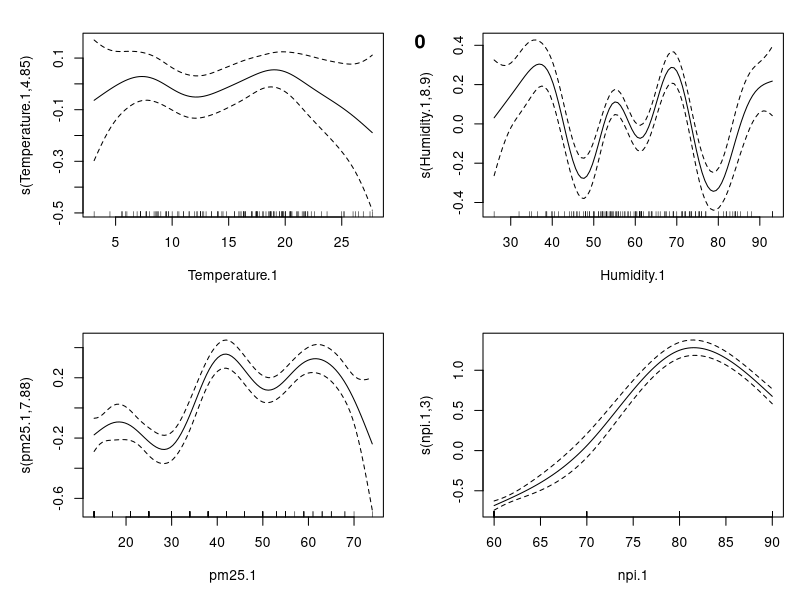
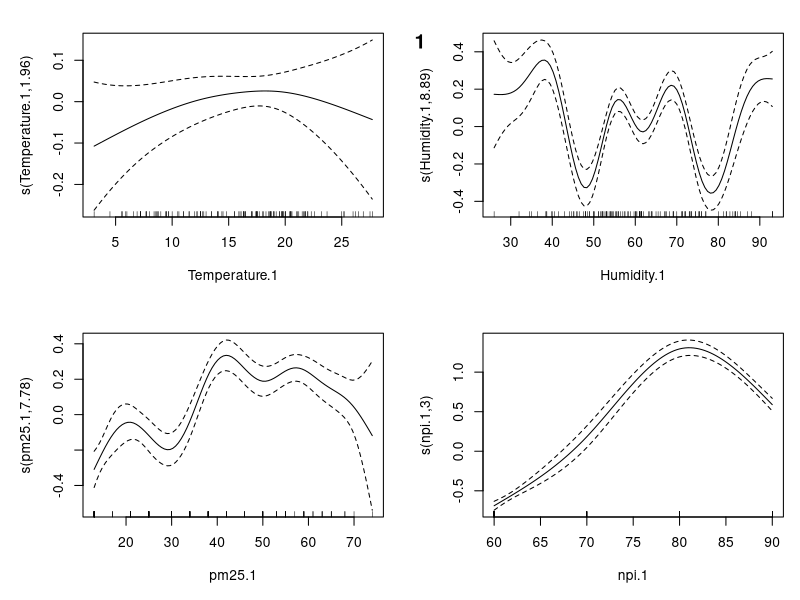
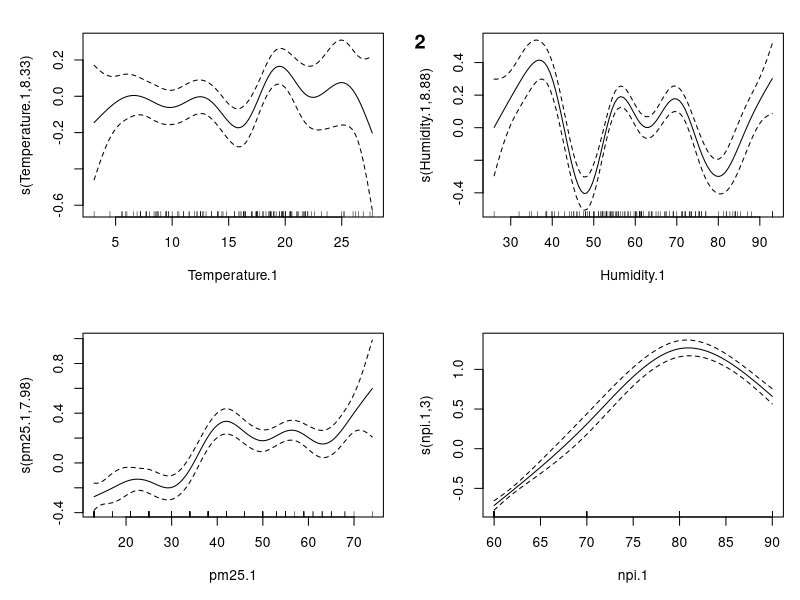
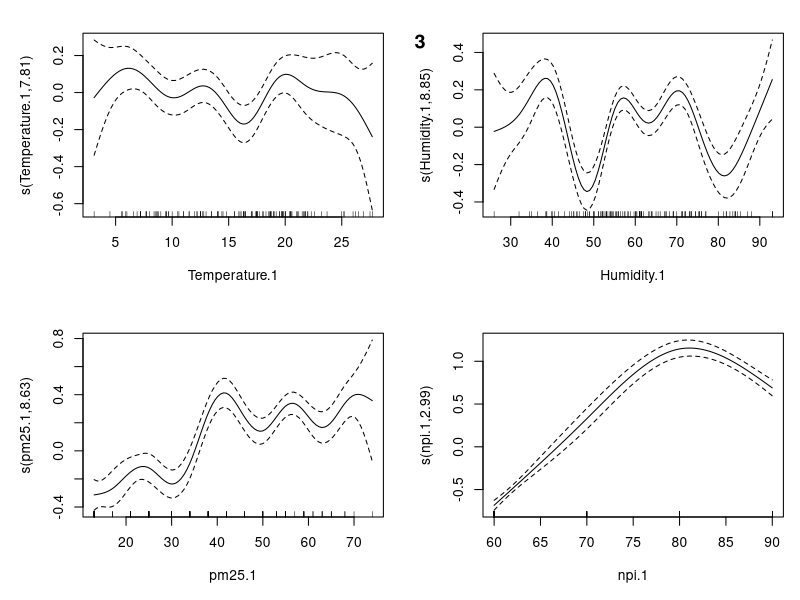
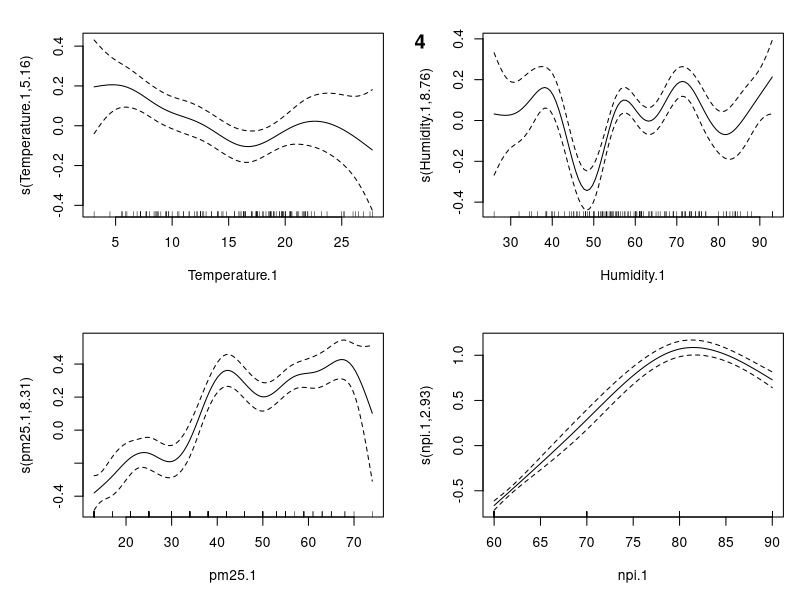
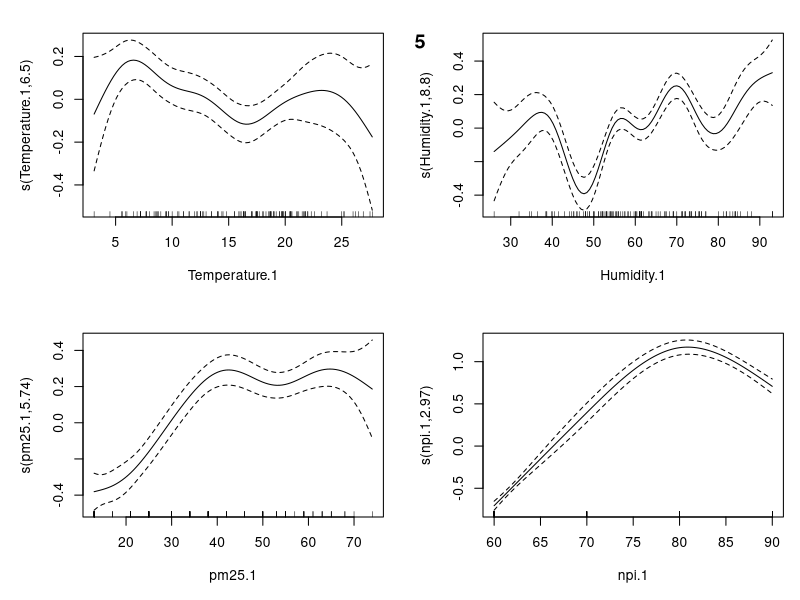
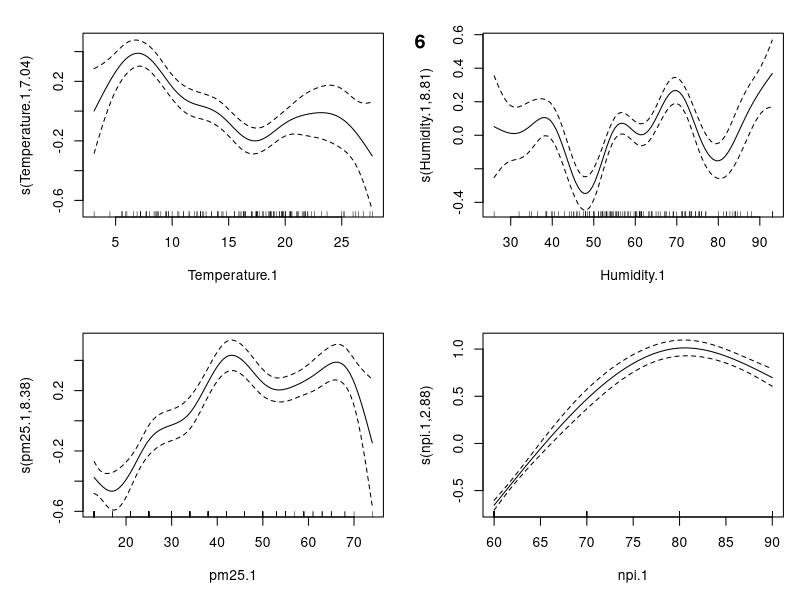
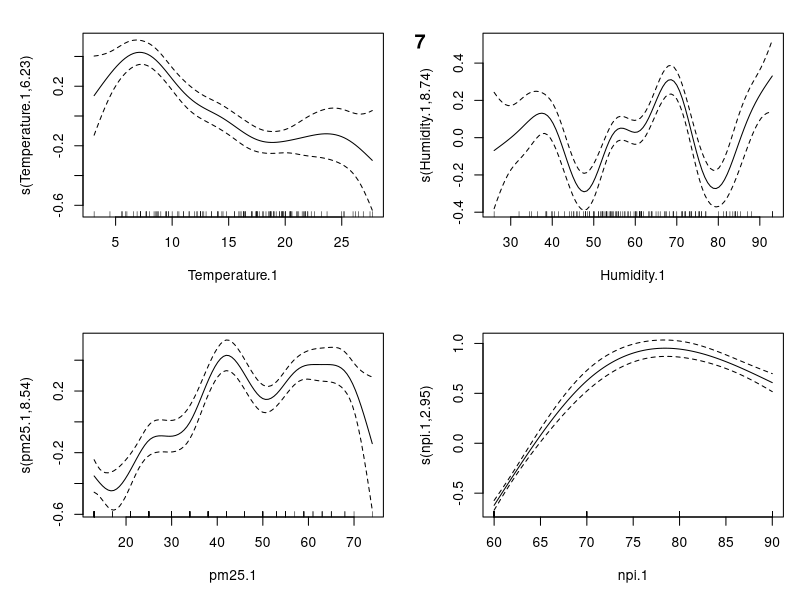

Generate these figures, in order, with R: (Note: this script raises an error after producing the figures.)
## ---- chunk 1
require(mgcv)
bologna <- read.csv("bologna_full.csv")
bologna <- na.omit(bologna)

modena <- read.csv("modena_full.csv")
modena <- na.omit(modena)

florence <- read.csv("florence_full.csv")
florence <- na.omit(florence)

rome <- read.csv("rome_full.csv")
rome <- na.omit(rome)

num_iter <- 30
climate_lag <- 6
## ---- chunk 2
for(i in 0:num_iter) {
num_lag <- i
bologna <- read.csv("bologna_full.csv") #Read in file
#Push temperature&humidity data back climate_lag days by adding empty data in front
#rep(NA, n) creates a vector of length n filled with NA
bologna$Temperature.1 <- c(rep(NA, climate_lag),  bologna$Temperature[(1):(nrow(bologna)-climate_lag)]) 
bologna$Humidity.1 <- c(rep(NA, climate_lag), bologna$Humidity[(1):(nrow(bologna)-climate_lag)])
bologna$pm25.1 <- c(rep(NA, climate_lag), bologna$pm25[(1):(nrow(bologna)-climate_lag)])


#push npi back num_lag days
bologna$npi.1 <- c(rep(NA, num_lag), bologna$npi[(1):(nrow(bologna)-num_lag)])
#Omit the new NAs
bologna <- na.omit(bologna)

infections.gam <- gam(Daily ~ s(Temperature.1) + s(Humidity.1) + s(pm25.1) + s(npi.1, k=4), family=poisson(link="log"), data=bologna)
plot(infections.gam,scale=0,se=2, shade=TRUE,pages=1)
title(main = i)
}
## ---- chunk 3
for(i in 0:num_iter) {
num_lag <- i
modena <- read.csv("modena_full.csv") #Read in file
#Push temperature&humidity data back climate_lag days by adding empty data in front
#rep(NA, n) creates a vector of length n filled with NA
modena$Temperature.1 <- c(rep(NA, climate_lag),  modena$Temperature[(1):(nrow(modena)-climate_lag)]) 
modena$Humidity.1 <- c(rep(NA, climate_lag), modena$Humidity[(1):(nrow(modena)-climate_lag)])
modena$pm25.1 <- c(rep(NA, climate_lag), modena$pm25[(1):(nrow(modena)-climate_lag)])

#push npi back num_lag days
modena$npi.1 <- c(rep(NA, num_lag), modena$npi[(1):(nrow(modena)-num_lag)])
#Omit the new NAs
modena <- na.omit(modena)

infections.gam <- gam(Daily ~ s(Temperature.1) + s(Humidity.1) + s(pm25.1) + s(npi.1, k=4), family=poisson(link="log"), data=modena)
plot(infections.gam,scale=0,se=2, shade=TRUE,pages=1)
title(main = i)
}

## ---- chunk 4
for(i in 0:num_iter) {
num_lag <- i
florence <- read.csv("florence_full.csv") #Read in file
#Push temperature&humidity data back climate_lag days by adding empty data in front
#rep(NA, n) creates a vector of length n filled with NA
florence$Temperature.1 <- c(rep(NA, climate_lag),  florence$Temperature[(1):(nrow(florence)-climate_lag)]) 
florence$Humidity.1 <- c(rep(NA, climate_lag), florence$Humidity[(1):(nrow(florence)-climate_lag)])
florence$pm25.1 <- c(rep(NA, climate_lag), florence$pm25[(1):(nrow(florence)-climate_lag)])

#push npi back num_lag days
florence$npi.1 <- c(rep(NA, num_lag), florence$npi[(1):(nrow(florence)-num_lag)])
#Omit the new NAs
florence <- na.omit(florence)

infections.gam <- gam(Daily ~ s(Temperature.1) + s(Humidity.1) + s(pm25.1) + s(npi.1, k=4), family=poisson(link="log"), data=florence)
plot(infections.gam,scale=0,se=2, shade=TRUE,pages=1)
title(main = i)
}
## ---- chunk 5
for(i in 0:num_iter) {
num_lag <- i
rome <- read.csv("rome_full.csv") #Read in file
#Push temperature&humidity data back climate_lag days by adding empty data in front
#rep(NA, n) creates a vector of length n filled with NA
rome$Temperature.1 <- c(rep(NA, climate_lag),  rome$Temperature[(1):(nrow(rome)-climate_lag)]) 
rome$Humidity.1 <- c(rep(NA, climate_lag), rome$Humidity[(1):(nrow(rome)-climate_lag)])
rome$pm25.1 <- c(rep(NA, climate_lag), rome$pm25[(1):(nrow(rome)-climate_lag)])

#push npi back num_lag days
rome$npi.1 <- c(rep(NA, num_lag), rome$npi[(1):(nrow(rome)-num_lag)])
#Omit the new NAs
rome <- na.omit(rome)

infections.gam <- gam(Daily ~ s(Temperature.1) + s(Humidity.1) + s(pm25.1)+s(npi.1, k=4), family=poisson(link="log"), data=rome)
plot(infections.gam,scale=0,se=2, shade=TRUE,pages=1)
title(main = i)
}
## ---- chunk 6
num_lag <- 21
climate_lag <- 4
## ---- chunk 7
turin <- read.csv("turin_full.csv") #Read in file
#Push temperature&humidity data back climate_lag days by adding empty data in front
#rep(NA, n) creates a vector of length n filled with NA
turin$Temperature.1 <- c(rep(NA, climate_lag),  turin$Temperature[(1):(nrow(turin)-climate_lag)]) 
turin$Humidity.1 <- c(rep(NA, climate_lag), turin$Humidity[(1):(nrow(turin)-climate_lag)])
turin$pm25.1 <- c(rep(NA, climate_lag), turin$pm25[(1):(nrow(turin)-climate_lag)])


#push npi back num_lag days
turin$npi.1 <- c(rep(NA, num_lag), turin$npi[(1):(nrow(turin)-num_lag)])
#Omit the new NAs
turin <- na.omit(turin)

infections.gam <- gam(Daily ~ s(Temperature.1) + s(Humidity.1) +s(npi.1, k=4) + s(pm25.1), family=poisson(link="log"), data=turin)
plot(infections.gam,scale=0,se=2, shade=TRUE,pages=1)

## ---- chunk 8

milan <- read.csv("milan_full.csv") #Read in file
#Push temperature&humidity data back climate_lag days by adding empty data in front
#rep(NA, n) creates a vector of length n filled with NA
milan$Temperature.1 <- c(rep(NA, climate_lag),  milan$Temperature[(1):(nrow(milan)-climate_lag)]) 
milan$Humidity.1 <- c(rep(NA, climate_lag), milan$Humidity[(1):(nrow(milan)-climate_lag)])
milan$pm25.1 <- c(rep(NA, climate_lag), milan$pm25[(1):(nrow(milan)-climate_lag)])


#push npi back num_lag days
milan$npi.1 <- c(rep(NA, num_lag), milan$npi[(1):(nrow(milan)-num_lag)])
#Omit the new NAs
milan <- na.omit(milan)

infections.gam <- gam(Daily ~ s(Temperature.1) + s(Humidity.1) +s(npi.1, k=4) + s(pm25.1), family=poisson(link="log"), data=milan)
plot(infections.gam,scale=0,se=2, shade=TRUE,pages=1)
## ---- chunk 9
brescia <- read.csv("brescia_full.csv") #Read in file
#Push temperature&humidity data back climate_lag days by adding empty data in front
#rep(NA, n) creates a vector of length n filled with NA
brescia$Temperature.1 <- c(rep(NA, climate_lag),  brescia$Temperature[(1):(nrow(brescia)-climate_lag)]) 
brescia$Humidity.1 <- c(rep(NA, climate_lag), brescia$Humidity[(1):(nrow(brescia)-climate_lag)])
brescia$pm25.1 <- c(rep(NA, climate_lag), brescia$pm25[(1):(nrow(brescia)-climate_lag)])


#push npi back num_lag days
brescia$npi.1 <- c(rep(NA, num_lag), brescia$npi[(1):(nrow(brescia)-num_lag)])
#Omit the new NAs
brescia <- na.omit(brescia)

infections.gam <- gam(Daily ~ s(Temperature.1) + s(Humidity.1) +s(npi.1, k=4) + s(pm25.1), family=poisson(link="log"), data=brescia)
plot(infections.gam,scale=0,se=2, shade=TRUE,pages=1)
## ---- chunk 10

parma <- read.csv("parma_full.csv") #Read in file
#Push temperature&humidity data back climate_lag days by adding empty data in front
#rep(NA, n) creates a vector of length n filled with NA
parma$Temperature.1 <- c(rep(NA, climate_lag),  parma$Temperature[(1):(nrow(parma)-climate_lag)]) 
parma$Humidity.1 <- c(rep(NA, climate_lag), parma$Humidity[(1):(nrow(parma)-climate_lag)])
parma$pm25.1 <- c(rep(NA, climate_lag), parma$pm25[(1):(nrow(parma)-climate_lag)])


#push npi back num_lag days
parma$npi.1 <- c(rep(NA, num_lag), parma$npi[(1):(nrow(parma)-num_lag)])
#Omit the new NAs
parma <- na.omit(parma)

infections.gam <- gam(Daily ~ s(Temperature.1) + s(Humidity.1) +s(npi.1, k=4) + s(pm25.1), family=poisson(link="log"), data=parma)
plot(infections.gam,scale=0,se=2, shade=TRUE,pages=1)

